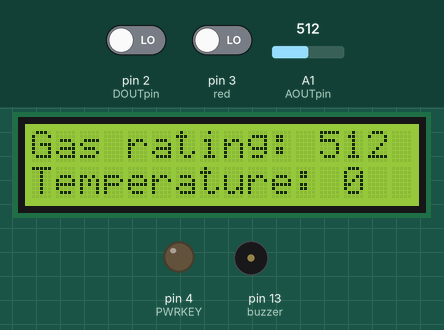
This sketch was run on a simulated Arduino Uno, built with avr-gcc and run on an emulated ATmega328P. Shown: 16×2 character LCD, output pins drawn as LEDs (lit = HIGH), buzzer (waves = sounding, pin HIGH). Inputs (shaded band) come from the test bench; at power-on: pin 2 (DOUTpin) LOW, pin 3 (red) LOW, A1 (AOUTpin) = 512. What the sketch prints to the serial monitor is not drawn.

Above: at 1.78 s.
At 6.88 s:
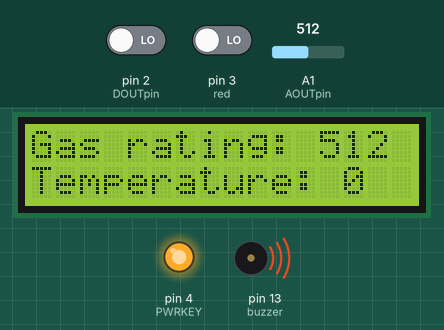
At 19.79 s:
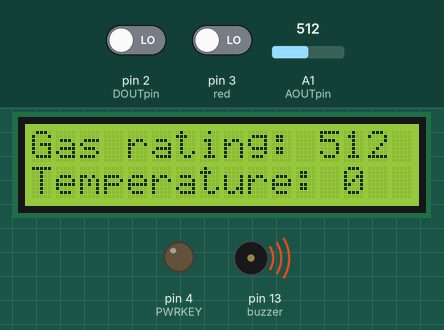
At 38.3 s:
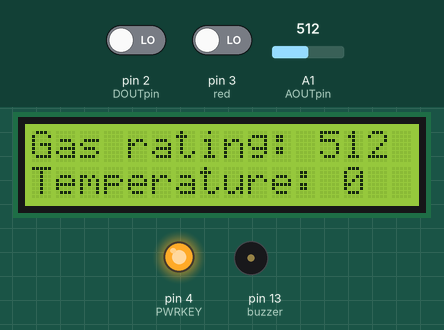
Timing chart, 0 to 40.0 s (numbered marks = the images above):
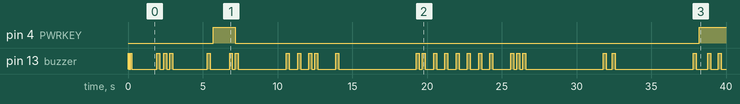

Measured:
- by itself, pin 4 (PWRKEY): LOW → HIGH at 5.7 s, → LOW 1.5 s later, → HIGH 31.0 s later

The sketch:

project.ino
```cpp
#include <DHT.h>
#include <LiquidCrystal.h>
#define DHT22_PIN 3
#define DHTTYPE DHT22

////modül////
// pin definition
#define PWRKEY        4
#define EMERG         5
#define GSM_ON        6
//////////////
String GSM_string = "\r\n\n\nTest Protocol: GSM-Modul\r\n------------------------\r\n";

DHT dht22(DHT22_PIN, DHTTYPE);

const int buzzer = 13;
const int AOUTpin = A1;
const int DOUTpin = 2;
const int red = 3;
const int green = 4;
int temperature;
int limit;
int value;

int k = 0;
int m = 0;

String GAS_ALERT = "high gas level";
String TEMP_ALERT = "high temperature level";

LiquidCrystal lcd(7, 8, 9, 10, 11, 12);

void setup() {
  // put your setup code here, to run once:

  Serial.begin(9600);
  pinMode(DOUTpin, INPUT);
  pinMode(red, OUTPUT);
  pinMode(green, OUTPUT);
  pinMode(buzzer, OUTPUT);
  beep(50);
  beep(50);
  beep(50);
  lcd.begin(16, 2);


  dht22.begin();
  delay(1000);

}

void loop() {
  // put your main code here, to run repeatedly:


  temperature = dht22.readTemperature();
  value = analogRead(AOUTpin);
  limit = digitalRead(DOUTpin);
  Serial.print("Gas rating: ");
  Serial.print(value, 1);
  Serial.print(" Temperature: ");
  Serial.print(temperature, 1);
  Serial.print(" ,\n");

  lcd.setCursor(0, 0);
  //lcd.print(millis()/1000);
  lcd.print("Gas rating: ");
  lcd.print(value, 1);
  lcd.setCursor(0,1);
  lcd.print("Temperature: ");
  lcd.print(temperature, 1);

  delay(300);

  if (value > 200) {
    beep(200);
    if (k == 0)
    {
      k = 1;
      sendSms(GAS_ALERT,200);
    }
    digitalWrite(red, LOW);
    digitalWrite(green, HIGH);
  }
  else if (temperature > 28) {
    beep(300);
    if (k == 0)
    {
      k = 1;
      sendSms(TEMP_ALERT,300);
    }
    digitalWrite(red, LOW);
    digitalWrite(green, HIGH);
  }
  else {
    digitalWrite(red, HIGH);
    digitalWrite(green, LOW);
  }
}
void beep(unsigned char delayms) {
  digitalWrite(buzzer, HIGH);
  delay(delayms);
  digitalWrite(buzzer, LOW);
  delay(delayms);
}
void sendSms(String message,int beepNum){
    digitalWrite(GSM_ON, HIGH);                   // GSM_ON = HIGH

  // Init  "M95_HardwareDesign_V1.2.pdf", page 30ff.
  // in any case: force a reset!
  digitalWrite(PWRKEY, LOW);            // PWRKEY = HIGH
  digitalWrite(EMERG, HIGH);            // EMERG_OFF = LOW
  delay(50);
  beep(beepNum);
  digitalWrite(PWRKEY, LOW);            // PWRKEY = HIGH
  digitalWrite(EMERG, LOW);
  // EMERG_OFF = HIGH
  beep(beepNum);
  delay(2100);
  beep(beepNum);
  digitalWrite(PWRKEY, HIGH);           // PWRKEY = LOW
  delay(1100);
  beep(beepNum);
  digitalWrite(PWRKEY, LOW);            // PWRKEY = HIGH
  beep(beepNum);
  // Start and Autobauding  ("M95_AT_Commands_V1.0.pdf", page 35)
  delay(3000);
  beep(beepNum);
  //---------------------------------------------------------------------------------------------------------------


  GSM_string += " first AT:\r\n";
  Serial.print("AT+IPR=0\r");
  //Serial.print("AT\r");
  WaitAndRead(35);

  beep(beepNum);
  GSM_string += "Set defaults:\r\n";
  Serial.print("AT&F\r");
  //Serial.print("AT&F0\r");
  WaitAndRead(35);
  beep(beepNum);
  //---------------------------------------------------------------------------------------------------------------

  beep(beepNum);
  GSM_string += "SIM status:\r\n";
  Serial.print("AT+CPIN?\r");
  WaitAndRead(100);
  beep(beepNum);
  // Eğer SIM kart kilidiniz varsa bu kısmı aktif edin ve kartınız sim kodunu yazın !//
  /*
  GSM_string += "Enter SIM pin:\r\n";
  Serial.print("AT+CPIN=1994\r");                                       // enter pin (SIM)
  WaitAndRead(100);
  */
  delay(5000);
  beep(beepNum);

  //---------------------------------------------------------------------------------------------------------------
  beep(beepNum);
  GSM_string += "GSM network :\r\n";
  Serial.print("AT+CREG?\r");
  WaitAndRead(35);
  beep(beepNum);

  GSM_string += "IMEI:\r\n";
  Serial.print("AT+GSN\r");
  WaitAndRead(35);
  beep(beepNum);

  GSM_string += "RF signal strength:\r\n";
  Serial.print("AT+CSQ\r");
  WaitAndRead(35);
  beep(beepNum);

  GSM_string += "selected operator:\r\n";
  Serial.print("AT+COPS?\r");
  WaitAndRead(35);
  beep(beepNum);
  //---------------------------------------------------------------------------------------------------------------


  Serial.print("AT+CMGF=1\r");
  WaitAndRead(35);
  beep(beepNum);
  Serial.print("AT+CSCS=GSM\r");
  WaitAndRead(35);
  beep(beepNum);
  Serial.print("AT+CMGS=\"");
  Serial.print("+900000000000"); //write the phone number
  Serial.print("\"\r");
  delay(1000);
  beep(beepNum);
  Serial.print(message);                                                       // Message-Text
  beep(beepNum);
  Serial.write(26);
  beep(beepNum);
  delay(5000);

  digitalWrite(GSM_ON, LOW);                    // GSM_ON = LOW --> switch off + Serial Line disable
  beep(beepNum);
  Serial.print(GSM_string);
  beep(beepNum);
 // Serial.println("--- E N D ---");


 delay(5000);
 beep(beepNum);
}
void WaitAndRead(int timeout)
{
  for (int i = 0; i < timeout; i++)
  {
    delay(10);
    while (Serial.available() > 0)
    {
      char inChar = Serial.read();
      GSM_string += inChar;
    }
  }

  GSM_string += "----------\r\n";
}
```
